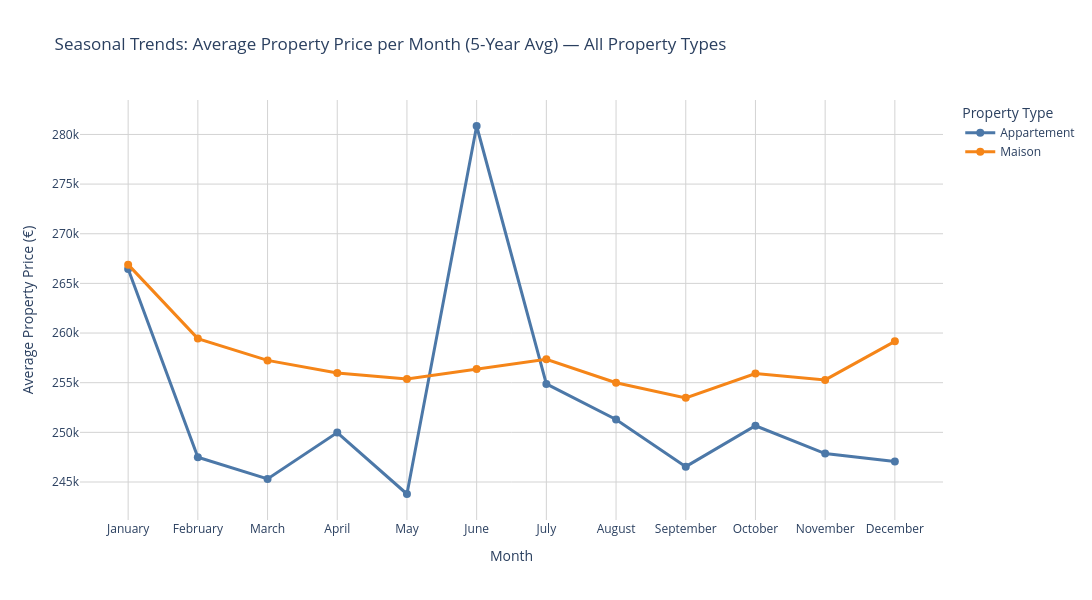

Source (notebook cell):
### Markdown cell above
#### **PLOT : PURCHASE AVG Maison vs Appartement**
Linear chart MONTHLY TRENDS PROPERTY_TYPE/PRICE TRENDS (MAISON vs APPARTEMENT)

### Code cell
import pandas as pd
import plotly.graph_objects as go

# Convert date column
df["Date mutation"] = pd.to_datetime(df["Date mutation"], errors="coerce")

# Keep only relevant columns and drop missing
df = df.dropna(subset=["Valeur fonciere", "Type local"])

# Optional: remove extreme outliers
df = df[df["Valeur fonciere"] < 2_000_000]

# Extract month name
df['Month_Name'] = df['Date mutation'].dt.month_name()

# Calculate average price per month for each Type local
monthly_avg = df.groupby(['Type local', 'Month_Name'])['Valeur fonciere'].mean().reset_index()

# Define month order
month_order = ['January', 'February', 'March', 'April', 'May', 'June',
               'July', 'August', 'September', 'October', 'November', 'December']

# Sort by month order
monthly_avg['Month_Name'] = pd.Categorical(monthly_avg['Month_Name'], categories=month_order, ordered=True)
monthly_avg = monthly_avg.sort_values('Month_Name')

# Get all unique property types in dataset
property_types = monthly_avg['Type local'].unique()

# Eye-friendly colors (repeat if more types than colors)
colors_palette = [
    '#4C78A8', '#F58518', '#E45756', '#72B7A3', '#54A24B', '#EECA3B',
    '#B279A2', '#FF9DA7', '#9D755D', '#BAB0AC', '#8EBA42', '#4DBBD5'
]
colors = {ptype: colors_palette[i % len(colors_palette)] for i, ptype in enumerate(property_types)}

# Plotly figure
fig = go.Figure()
for prop_type in property_types:
    subset = monthly_avg[monthly_avg['Type local'] == prop_type]
    fig.add_trace(go.Scatter(
        x=subset['Month_Name'],
        y=subset['Valeur fonciere'],
        mode='lines+markers',
        name=prop_type,
        line=dict(color=colors[prop_type], width=3),
        marker=dict(size=8),
        hovertemplate=f'<b>{prop_type}</b><br>Month: %{{x}}<br>Avg Price: €%{{y:,.0f}}<extra></extra>'
    ))

# Layout
fig.update_layout(
    title='Seasonal Trends: Average Property Price per Month (5-Year Avg) — All Property Types',
    xaxis_title="Month",
    yaxis_title="Average Property Price (€)",
    hovermode='x unified',
    legend=dict(title="Property Type", yanchor="top", y=1.0, xanchor="left", x=1.02),
    width=1200,
    height=600,
    plot_bgcolor='white',
    font=dict(size=12)
)

fig.update_xaxes(tickangle=0, showgrid=True, gridcolor='lightgray')
fig.update_yaxes(showgrid=True, gridcolor='lightgray')

fig.show()

# Optional: print the monthly averages table
print("Monthly averages across 5 years:")
print(monthly_avg.pivot(index='Month_Name', columns='Type local', values='Valeur fonciere').round(0))

### Figure 1 — Plotly figure (JSON) as saved in the notebook; plotly's stock layout.template omitted (floating-point values rounded to 4 significant figures)
{"data": [{"hovertemplate": "<b>Appartement</b><br>Month: %{x}<br>Avg Price: €%{y:,.0f}<extra></extra>", "line": {"color": "#4C78A8", "width": 3}, "marker": {"size": 8}, "mode": "lines+markers", "name": "Appartement", "type": "scatter", "x": ["January", "February", "March", "April", "May", "June", "July", "August", "September", "October", "November", "December"], "y": [266400.0, 247500.0, 245300.0, 250000.0, 243800.0, 280800.0, 254900.0, 251300.0, 246500.0, 250700.0, 247900.0, 247100.0]}, {"hovertemplate": "<b>Maison</b><br>Month: %{x}<br>Avg Price: €%{y:,.0f}<extra></extra>", "line": {"color": "#F58518", "width": 3}, "marker": {"size": 8}, "mode": "lines+markers", "name": "Maison", "type": "scatter", "x": ["January", "February", "March", "April", "May", "June", "July", "August", "September", "October", "November", "December"], "y": [266900.0, 259400.0, 257200.0, 256000.0, 255400.0, 256400.0, 257400.0, 255000.0, 253500.0, 255900.0, 255300.0, 259200.0]}], "layout": {"font": {"size": 12}, "height": 600, "hovermode": "x unified", "legend": {"title": {"text": "Property Type"}, "x": 1.02, "xanchor": "left", "y": 1, "yanchor": "top"}, "plot_bgcolor": "white", "title": {"text": "Seasonal Trends: Average Property Price per Month (5-Year Avg) — All Property Types"}, "width": 1200, "xaxis": {"gridcolor": "lightgray", "showgrid": true, "tickangle": 0, "title": {"text": "Month"}}, "yaxis": {"gridcolor": "lightgray", "showgrid": true, "title": {"text": "Average Property Price (€)"}}}}
